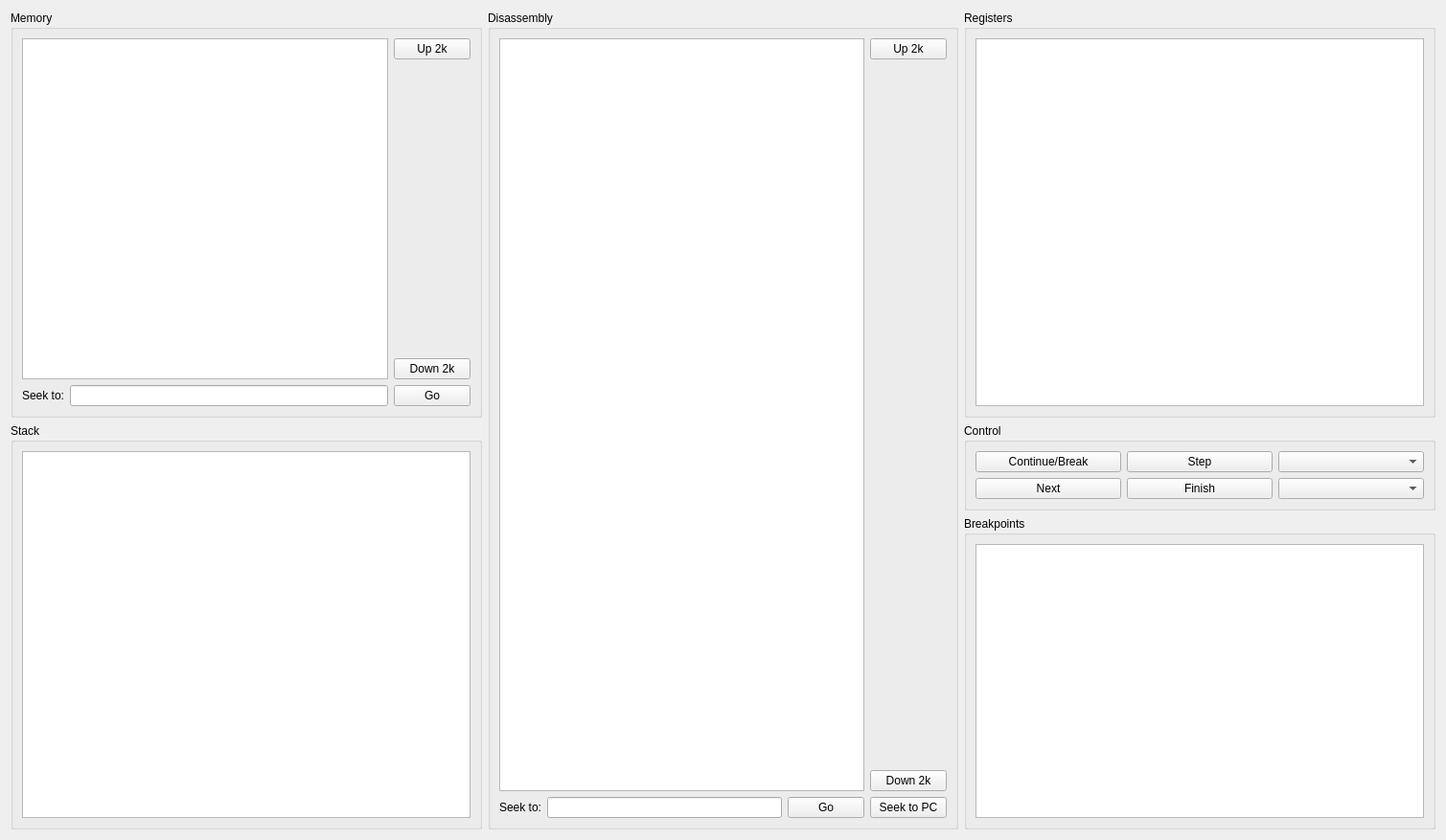
<?xml version="1.0" encoding="UTF-8"?>
<ui version="4.0">
 <class>EEDebugWindow</class>
 <widget class="QWidget" name="EEDebugWindow">
  <property name="geometry">
   <rect>
    <x>0</x>
    <y>0</y>
    <width>1509</width>
    <height>877</height>
   </rect>
  </property>
  <property name="windowTitle">
   <string>Form</string>
  </property>
  <layout class="QGridLayout" name="gridLayout_3">
   <item row="0" column="2">
    <widget class="QGroupBox" name="registers_group">
     <property name="title">
      <string>Registers</string>
     </property>
     <layout class="QGridLayout" name="gridLayout_2">
      <item row="0" column="0">
       <widget class="QTableWidget" name="register_table">
        <property name="contextMenuPolicy">
         <enum>Qt::CustomContextMenu</enum>
        </property>
       </widget>
      </item>
     </layout>
    </widget>
   </item>
   <item row="1" column="0">
    <layout class="QGridLayout" name="stack_layout">
     <item row="0" column="0">
      <widget class="QGroupBox" name="stack_group">
       <property name="title">
        <string>Stack</string>
       </property>
       <layout class="QGridLayout" name="gridLayout_8">
        <item row="0" column="1">
         <widget class="QTableWidget" name="stack_table">
          <property name="contextMenuPolicy">
           <enum>Qt::CustomContextMenu</enum>
          </property>
         </widget>
        </item>
       </layout>
      </widget>
     </item>
    </layout>
   </item>
   <item row="1" column="2">
    <layout class="QGridLayout" name="control_breakpoint_layout">
     <item row="0" column="0">
      <widget class="QGroupBox" name="control_group">
       <property name="title">
        <string>Control</string>
       </property>
       <layout class="QGridLayout" name="gridLayout_6">
        <item row="0" column="4">
         <widget class="QComboBox" name="add_breakpoint_combo"/>
        </item>
        <item row="0" column="1">
         <widget class="QPushButton" name="step_button">
          <property name="text">
           <string>Step</string>
          </property>
         </widget>
        </item>
        <item row="0" column="0">
         <widget class="QPushButton" name="break_continue_button">
          <property name="text">
           <string>Continue/Break</string>
          </property>
         </widget>
        </item>
        <item row="1" column="0">
         <widget class="QPushButton" name="next_button">
          <property name="text">
           <string>Next</string>
          </property>
         </widget>
        </item>
        <item row="1" column="1">
         <widget class="QPushButton" name="finish_button">
          <property name="text">
           <string>Finish</string>
          </property>
         </widget>
        </item>
        <item row="1" column="4">
         <widget class="QComboBox" name="cpu_combo"/>
        </item>
       </layout>
      </widget>
     </item>
     <item row="1" column="0">
      <widget class="QGroupBox" name="breakpoint_group">
       <property name="title">
        <string>Breakpoints</string>
       </property>
       <layout class="QGridLayout" name="gridLayout_7">
        <item row="0" column="0">
         <widget class="QTableWidget" name="breakpoint_table">
          <property name="contextMenuPolicy">
           <enum>Qt::CustomContextMenu</enum>
          </property>
         </widget>
        </item>
       </layout>
      </widget>
     </item>
    </layout>
   </item>
   <item row="0" column="0">
    <widget class="QGroupBox" name="memory_group">
     <property name="title">
      <string>Memory</string>
     </property>
     <layout class="QGridLayout" name="gridLayout">
      <item row="3" column="1">
       <widget class="QLineEdit" name="memory_seek_ledit">
        <property name="minimumSize">
         <size>
          <width>100</width>
          <height>0</height>
         </size>
        </property>
       </widget>
      </item>
      <item row="0" column="2">
       <widget class="QPushButton" name="memory_up">
        <property name="text">
         <string>Up 2k</string>
        </property>
       </widget>
      </item>
      <item row="3" column="0">
       <widget class="QLabel" name="memory_seek_to">
        <property name="text">
         <string>Seek to:</string>
        </property>
       </widget>
      </item>
      <item row="1" column="2">
       <spacer name="memory_spacer">
        <property name="orientation">
         <enum>Qt::Vertical</enum>
        </property>
        <property name="sizeHint" stdset="0">
         <size>
          <width>20</width>
          <height>40</height>
         </size>
        </property>
       </spacer>
      </item>
      <item row="2" column="2">
       <widget class="QPushButton" name="memory_down">
        <property name="text">
         <string>Down 2k</string>
        </property>
       </widget>
      </item>
      <item row="0" column="0" rowspan="3" colspan="2">
       <widget class="QTableWidget" name="memory_table">
        <property name="contextMenuPolicy">
         <enum>Qt::CustomContextMenu</enum>
        </property>
       </widget>
      </item>
      <item row="3" column="2">
       <widget class="QPushButton" name="memory_go_button">
        <property name="minimumSize">
         <size>
          <width>1</width>
          <height>1</height>
         </size>
        </property>
        <property name="text">
         <string>Go</string>
        </property>
       </widget>
      </item>
     </layout>
    </widget>
   </item>
   <item row="0" column="1" rowspan="2">
    <widget class="QGroupBox" name="disassembly_group">
     <property name="title">
      <string>Disassembly</string>
     </property>
     <layout class="QGridLayout" name="gridLayout_9">
      <item row="4" column="1">
       <widget class="QLineEdit" name="disassembly_seek_ledit">
        <property name="minimumSize">
         <size>
          <width>100</width>
          <height>0</height>
         </size>
        </property>
       </widget>
      </item>
      <item row="2" column="3">
       <widget class="QPushButton" name="disassembly_down_button">
        <property name="text">
         <string>Down 2k</string>
        </property>
       </widget>
      </item>
      <item row="4" column="0">
       <widget class="QLabel" name="seek_to_label">
        <property name="text">
         <string>Seek to:</string>
        </property>
       </widget>
      </item>
      <item row="4" column="2">
       <widget class="QPushButton" name="disassembly_go_button">
        <property name="minimumSize">
         <size>
          <width>70</width>
          <height>20</height>
         </size>
        </property>
        <property name="text">
         <string>Go</string>
        </property>
       </widget>
      </item>
      <item row="0" column="3">
       <widget class="QPushButton" name="disassembly_up_button">
        <property name="text">
         <string>Up 2k</string>
        </property>
       </widget>
      </item>
      <item row="1" column="3">
       <spacer name="disassembly_spacer">
        <property name="orientation">
         <enum>Qt::Vertical</enum>
        </property>
        <property name="sizeHint" stdset="0">
         <size>
          <width>20</width>
          <height>40</height>
         </size>
        </property>
       </spacer>
      </item>
      <item row="4" column="3">
       <widget class="QPushButton" name="disassembly_seek_to_pc_button">
        <property name="text">
         <string>Seek to PC</string>
        </property>
       </widget>
      </item>
      <item row="0" column="0" rowspan="3" colspan="3">
       <widget class="QTableWidget" name="disassembly_table">
        <property name="contextMenuPolicy">
         <enum>Qt::CustomContextMenu</enum>
        </property>
       </widget>
      </item>
     </layout>
    </widget>
   </item>
  </layout>
 </widget>
 <resources/>
 <connections/>
</ui>
